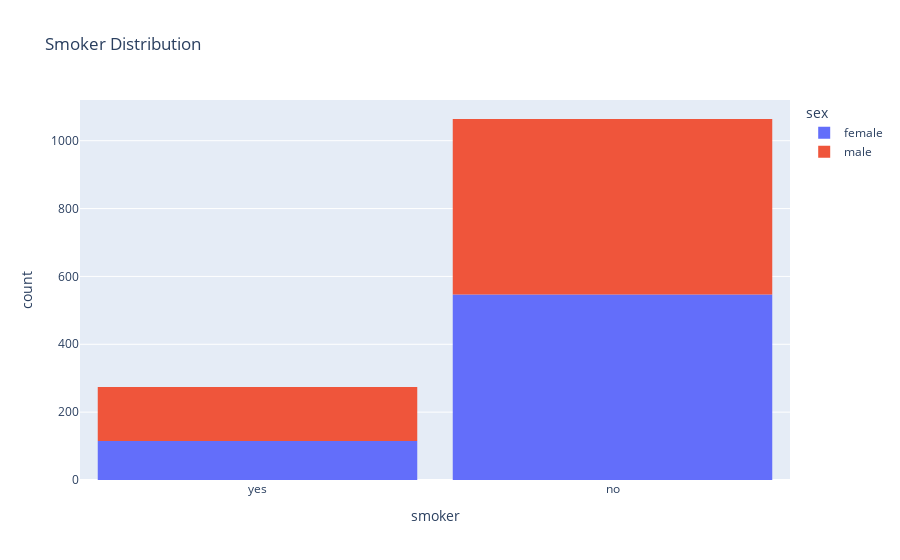

Notebook source saved alongside this figure:
### Code cell
#smoker distribution
fig = px.histogram(medical_df,
                   x='smoker',
                   color = 'sex',
                   title='Smoker Distribution')
fig.update_layout(bargap=0.1)
fig.show()

### Figure 1 — Plotly figure (JSON) as saved in the notebook; plotly's stock layout.template omitted (floating-point values rounded to 4 significant figures; data arrays with more than 128 entries replaced by an {"elided": "..."} marker saying what was removed)
{"data": [{"bingroup": "x", "hovertemplate": "sex=female<br>smoker=%{x}<br>count=%{y}<extra></extra>", "legendgroup": "female", "marker": {"color": "#636efa", "pattern": {"shape": ""}}, "name": "female", "orientation": "v", "showlegend": true, "type": "histogram", "x": {"elided": "662 str values"}, "xaxis": "x", "yaxis": "y"}, {"bingroup": "x", "hovertemplate": "sex=male<br>smoker=%{x}<br>count=%{y}<extra></extra>", "legendgroup": "male", "marker": {"color": "#EF553B", "pattern": {"shape": ""}}, "name": "male", "orientation": "v", "showlegend": true, "type": "histogram", "x": {"elided": "676 str values"}, "xaxis": "x", "yaxis": "y"}], "layout": {"bargap": 0.1, "barmode": "relative", "legend": {"title": {"text": "sex"}, "tracegroupgap": 0}, "title": {"text": "Smoker Distribution"}, "xaxis": {"anchor": "y", "domain": [0, 1], "title": {"text": "smoker"}}, "yaxis": {"anchor": "x", "domain": [0, 1], "title": {"text": "count"}}}}
